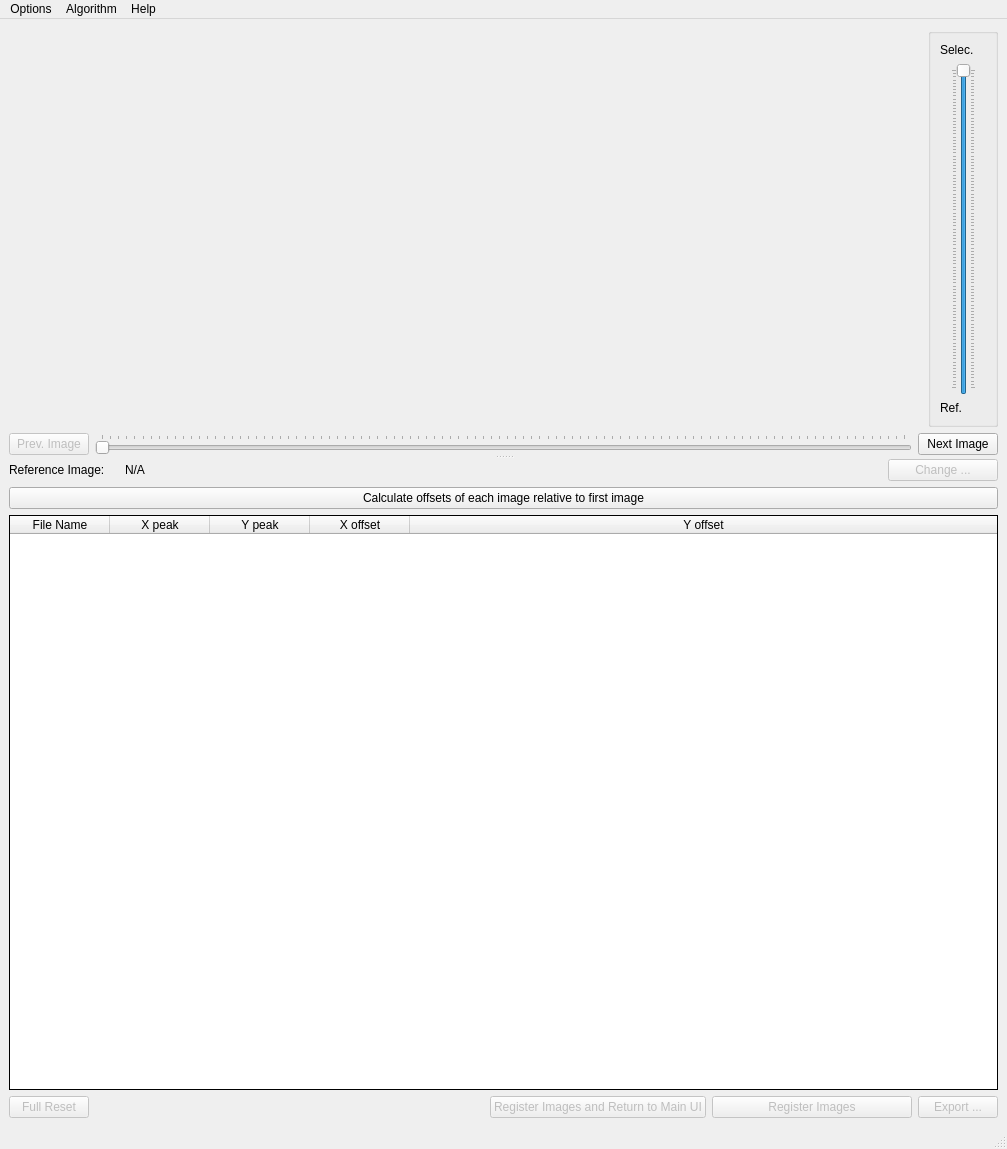
<?xml version="1.0" encoding="UTF-8"?>
<ui version="4.0">
 <class>MainWindow</class>
 <widget class="QMainWindow" name="MainWindow">
  <property name="windowModality">
   <enum>Qt::NonModal</enum>
  </property>
  <property name="geometry">
   <rect>
    <x>0</x>
    <y>0</y>
    <width>1007</width>
    <height>1149</height>
   </rect>
  </property>
  <property name="minimumSize">
   <size>
    <width>0</width>
    <height>300</height>
   </size>
  </property>
  <property name="windowTitle">
   <string>Registration Tool</string>
  </property>
  <property name="layoutDirection">
   <enum>Qt::LeftToRight</enum>
  </property>
  <widget class="QWidget" name="centralwidget">
   <layout class="QVBoxLayout" name="verticalLayout_4">
    <item>
     <widget class="QSplitter" name="splitter_2">
      <property name="orientation">
       <enum>Qt::Vertical</enum>
      </property>
      <widget class="QWidget" name="layoutWidget">
       <layout class="QVBoxLayout" name="verticalLayout_2">
        <item>
         <layout class="QHBoxLayout" name="horizontalLayout_2">
          <item>
           <widget class="QWidget" name="pyqtgraph_widget" native="true">
            <property name="sizePolicy">
             <sizepolicy hsizetype="Expanding" vsizetype="Expanding">
              <horstretch>0</horstretch>
              <verstretch>0</verstretch>
             </sizepolicy>
            </property>
           </widget>
          </item>
          <item>
           <widget class="QGroupBox" name="selection_reference_opacity_groupBox">
            <property name="minimumSize">
             <size>
              <width>70</width>
              <height>0</height>
             </size>
            </property>
            <property name="maximumSize">
             <size>
              <width>60</width>
              <height>16777215</height>
             </size>
            </property>
            <property name="layoutDirection">
             <enum>Qt::LeftToRight</enum>
            </property>
            <property name="title">
             <string/>
            </property>
            <property name="alignment">
             <set>Qt::AlignCenter</set>
            </property>
            <layout class="QVBoxLayout" name="verticalLayout">
             <property name="rightMargin">
              <number>19</number>
             </property>
             <item>
              <widget class="QLabel" name="label_2">
               <property name="text">
                <string>Selec.</string>
               </property>
              </widget>
             </item>
             <item>
              <widget class="QSlider" name="opacity_slider">
               <property name="cursor">
                <cursorShape>SizeVerCursor</cursorShape>
               </property>
               <property name="accessibleDescription">
                <string extracomment="Working Image Opacity"/>
               </property>
               <property name="layoutDirection">
                <enum>Qt::RightToLeft</enum>
               </property>
               <property name="maximum">
                <number>100</number>
               </property>
               <property name="value">
                <number>100</number>
               </property>
               <property name="orientation">
                <enum>Qt::Vertical</enum>
               </property>
               <property name="invertedAppearance">
                <bool>false</bool>
               </property>
               <property name="invertedControls">
                <bool>false</bool>
               </property>
               <property name="tickPosition">
                <enum>QSlider::TicksBothSides</enum>
               </property>
              </widget>
             </item>
             <item>
              <widget class="QLabel" name="label_3">
               <property name="text">
                <string>Ref.</string>
               </property>
              </widget>
             </item>
            </layout>
           </widget>
          </item>
         </layout>
        </item>
        <item>
         <layout class="QHBoxLayout" name="horizontalLayout_3">
          <item>
           <widget class="QPushButton" name="previous_image_button">
            <property name="enabled">
             <bool>false</bool>
            </property>
            <property name="text">
             <string>Prev. Image</string>
            </property>
           </widget>
          </item>
          <item>
           <widget class="QSlider" name="file_slider">
            <property name="layoutDirection">
             <enum>Qt::LeftToRight</enum>
            </property>
            <property name="orientation">
             <enum>Qt::Horizontal</enum>
            </property>
            <property name="tickPosition">
             <enum>QSlider::TicksAbove</enum>
            </property>
           </widget>
          </item>
          <item>
           <widget class="QPushButton" name="next_image_button">
            <property name="text">
             <string>Next Image</string>
            </property>
           </widget>
          </item>
         </layout>
        </item>
       </layout>
      </widget>
      <widget class="QSplitter" name="splitter">
       <property name="orientation">
        <enum>Qt::Vertical</enum>
       </property>
       <widget class="QWidget" name="layoutWidget">
        <layout class="QVBoxLayout" name="verticalLayout_3">
         <item>
          <layout class="QHBoxLayout" name="horizontalLayout_4">
           <item>
            <widget class="QLabel" name="label">
             <property name="maximumSize">
              <size>
               <width>110</width>
               <height>16777215</height>
              </size>
             </property>
             <property name="text">
              <string>Reference Image:</string>
             </property>
            </widget>
           </item>
           <item>
            <widget class="QLabel" name="reference_image_label">
             <property name="text">
              <string>N/A</string>
             </property>
            </widget>
           </item>
           <item>
            <widget class="QPushButton" name="pushButton_3">
             <property name="enabled">
              <bool>false</bool>
             </property>
             <property name="maximumSize">
              <size>
               <width>110</width>
               <height>16777215</height>
              </size>
             </property>
             <property name="text">
              <string>Change ...</string>
             </property>
            </widget>
           </item>
          </layout>
         </item>
         <item>
          <widget class="QPushButton" name="calculate_markers_button">
           <property name="text">
            <string>Calculate offsets of each image relative to first image</string>
           </property>
          </widget>
         </item>
         <item>
          <widget class="QTableWidget" name="tableWidget">
           <property name="sizePolicy">
            <sizepolicy hsizetype="Expanding" vsizetype="Expanding">
             <horstretch>0</horstretch>
             <verstretch>0</verstretch>
            </sizepolicy>
           </property>
           <property name="minimumSize">
            <size>
             <width>0</width>
             <height>0</height>
            </size>
           </property>
           <property name="maximumSize">
            <size>
             <width>16777215</width>
             <height>16777215</height>
            </size>
           </property>
           <property name="baseSize">
            <size>
             <width>0</width>
             <height>0</height>
            </size>
           </property>
           <property name="contextMenuPolicy">
            <enum>Qt::CustomContextMenu</enum>
           </property>
           <property name="frameShape">
            <enum>QFrame::Box</enum>
           </property>
           <property name="frameShadow">
            <enum>QFrame::Plain</enum>
           </property>
           <property name="defaultDropAction">
            <enum>Qt::IgnoreAction</enum>
           </property>
           <property name="alternatingRowColors">
            <bool>true</bool>
           </property>
           <property name="selectionMode">
            <enum>QAbstractItemView::SingleSelection</enum>
           </property>
           <property name="selectionBehavior">
            <enum>QAbstractItemView::SelectRows</enum>
           </property>
           <property name="gridStyle">
            <enum>Qt::SolidLine</enum>
           </property>
           <attribute name="horizontalHeaderStretchLastSection">
            <bool>true</bool>
           </attribute>
           <column>
            <property name="text">
             <string>File Name</string>
            </property>
           </column>
           <column>
            <property name="text">
             <string>X peak</string>
            </property>
           </column>
           <column>
            <property name="text">
             <string>Y peak</string>
            </property>
           </column>
           <column>
            <property name="text">
             <string>X offset</string>
            </property>
           </column>
           <column>
            <property name="text">
             <string>Y offset</string>
            </property>
           </column>
          </widget>
         </item>
         <item>
          <layout class="QHBoxLayout" name="horizontalLayout">
           <item>
            <widget class="QPushButton" name="full_reset_button">
             <property name="enabled">
              <bool>false</bool>
             </property>
             <property name="text">
              <string>Full Reset</string>
             </property>
            </widget>
           </item>
           <item>
            <spacer name="horizontalSpacer">
             <property name="orientation">
              <enum>Qt::Horizontal</enum>
             </property>
             <property name="sizeHint" stdset="0">
              <size>
               <width>40</width>
               <height>20</height>
              </size>
             </property>
            </spacer>
           </item>
           <item>
            <widget class="QPushButton" name="pushButton">
             <property name="enabled">
              <bool>false</bool>
             </property>
             <property name="text">
              <string>Register Images and Return to Main UI</string>
             </property>
            </widget>
           </item>
           <item>
            <widget class="QPushButton" name="registered_all_images_button">
             <property name="enabled">
              <bool>false</bool>
             </property>
             <property name="minimumSize">
              <size>
               <width>200</width>
               <height>0</height>
              </size>
             </property>
             <property name="text">
              <string>Register Images</string>
             </property>
            </widget>
           </item>
           <item>
            <widget class="QPushButton" name="export_button">
             <property name="enabled">
              <bool>false</bool>
             </property>
             <property name="text">
              <string>Export ...</string>
             </property>
            </widget>
           </item>
          </layout>
         </item>
        </layout>
       </widget>
      </widget>
     </widget>
    </item>
   </layout>
  </widget>
  <widget class="QMenuBar" name="menubar">
   <property name="geometry">
    <rect>
     <x>0</x>
     <y>0</y>
     <width>1007</width>
     <height>24</height>
    </rect>
   </property>
   <property name="defaultUp">
    <bool>false</bool>
   </property>
   <widget class="QMenu" name="menuOptions">
    <property name="title">
     <string>Options</string>
    </property>
    <addaction name="actionSettings_3"/>
   </widget>
   <widget class="QMenu" name="menuHelp">
    <property name="title">
     <string>Help</string>
    </property>
    <addaction name="actionTutorial"/>
   </widget>
   <widget class="QMenu" name="menuAlgorithm">
    <property name="title">
     <string>Algorithm</string>
    </property>
    <addaction name="actionProfile_peak_calculation"/>
    <addaction name="actionProfiles_difference_minimization"/>
   </widget>
   <addaction name="menuOptions"/>
   <addaction name="menuAlgorithm"/>
   <addaction name="menuHelp"/>
  </widget>
  <widget class="QStatusBar" name="statusbar"/>
  <action name="actionExport_Profile">
   <property name="text">
    <string>Profiles ...</string>
   </property>
  </action>
  <action name="actionWater_Intake">
   <property name="text">
    <string>Water Intake ...</string>
   </property>
  </action>
  <action name="actionImportedFilesMetadata">
   <property name="text">
    <string>Imported Files and Metadata ...</string>
   </property>
  </action>
  <action name="actionBy_Time_Stamp">
   <property name="text">
    <string>by Time Stamp</string>
   </property>
  </action>
  <action name="actionBy_File_Name">
   <property name="text">
    <string>by File Name</string>
   </property>
  </action>
  <action name="actionDsc_files">
   <property name="text">
    <string>dsc files ...</string>
   </property>
  </action>
  <action name="actionDsc">
   <property name="text">
    <string>dsc ...</string>
   </property>
  </action>
  <action name="actionWater_Intake_2">
   <property name="text">
    <string>Water Intake ...</string>
   </property>
  </action>
  <action name="actionProfiles">
   <property name="text">
    <string>Profiles ...</string>
   </property>
  </action>
  <action name="actionExport_Images">
   <property name="text">
    <string>Export Images ...</string>
   </property>
  </action>
  <action name="actionSettings">
   <property name="text">
    <string>Settings ...</string>
   </property>
  </action>
  <action name="actionSettings_2">
   <property name="text">
    <string>Settings ...</string>
   </property>
  </action>
  <action name="actionSettings_3">
   <property name="text">
    <string>Settings ...</string>
   </property>
  </action>
  <action name="actionTutorial">
   <property name="text">
    <string>Tutorial ...</string>
   </property>
  </action>
  <action name="actionProfile_peak_calculation">
   <property name="checkable">
    <bool>true</bool>
   </property>
   <property name="checked">
    <bool>true</bool>
   </property>
   <property name="text">
    <string>Profile peak calculation</string>
   </property>
  </action>
  <action name="actionProfiles_difference_minimization">
   <property name="checkable">
    <bool>true</bool>
   </property>
   <property name="text">
    <string>Profiles difference minimization</string>
   </property>
  </action>
 </widget>
 <resources/>
 <connections>
  <connection>
   <sender>file_slider</sender>
   <signal>sliderMoved(int)</signal>
   <receiver>MainWindow</receiver>
   <slot>slider_file_changed()</slot>
   <hints>
    <hint type="sourcelabel">
     <x>874</x>
     <y>462</y>
    </hint>
    <hint type="destinationlabel">
     <x>8</x>
     <y>483</y>
    </hint>
   </hints>
  </connection>
  <connection>
   <sender>file_slider</sender>
   <signal>valueChanged(int)</signal>
   <receiver>MainWindow</receiver>
   <slot>slider_file_changed()</slot>
   <hints>
    <hint type="sourcelabel">
     <x>874</x>
     <y>462</y>
    </hint>
    <hint type="destinationlabel">
     <x>5</x>
     <y>566</y>
    </hint>
   </hints>
  </connection>
  <connection>
   <sender>next_image_button</sender>
   <signal>clicked()</signal>
   <receiver>MainWindow</receiver>
   <slot>next_image_button_clicked()</slot>
   <hints>
    <hint type="sourcelabel">
     <x>993</x>
     <y>460</y>
    </hint>
    <hint type="destinationlabel">
     <x>1000</x>
     <y>418</y>
    </hint>
   </hints>
  </connection>
  <connection>
   <sender>previous_image_button</sender>
   <signal>clicked()</signal>
   <receiver>MainWindow</receiver>
   <slot>previous_image_button_clicked()</slot>
   <hints>
    <hint type="sourcelabel">
     <x>124</x>
     <y>460</y>
    </hint>
    <hint type="destinationlabel">
     <x>5</x>
     <y>297</y>
    </hint>
   </hints>
  </connection>
  <connection>
   <sender>opacity_slider</sender>
   <signal>sliderMoved(int)</signal>
   <receiver>MainWindow</receiver>
   <slot>opacity_slider_moved()</slot>
   <hints>
    <hint type="sourcelabel">
     <x>953</x>
     <y>253</y>
    </hint>
    <hint type="destinationlabel">
     <x>998</x>
     <y>316</y>
    </hint>
   </hints>
  </connection>
  <connection>
   <sender>export_button</sender>
   <signal>clicked()</signal>
   <receiver>MainWindow</receiver>
   <slot>export_button_clicked()</slot>
   <hints>
    <hint type="sourcelabel">
     <x>929</x>
     <y>1103</y>
    </hint>
    <hint type="destinationlabel">
     <x>866</x>
     <y>1121</y>
    </hint>
   </hints>
  </connection>
  <connection>
   <sender>calculate_markers_button</sender>
   <signal>clicked()</signal>
   <receiver>MainWindow</receiver>
   <slot>calculate_markers_button_clicked()</slot>
   <hints>
    <hint type="sourcelabel">
     <x>496</x>
     <y>545</y>
    </hint>
    <hint type="destinationlabel">
     <x>9</x>
     <y>668</y>
    </hint>
   </hints>
  </connection>
  <connection>
   <sender>tableWidget</sender>
   <signal>itemSelectionChanged()</signal>
   <receiver>MainWindow</receiver>
   <slot>table_row_clicked()</slot>
   <hints>
    <hint type="sourcelabel">
     <x>704</x>
     <y>800</y>
    </hint>
    <hint type="destinationlabel">
     <x>1001</x>
     <y>879</y>
    </hint>
   </hints>
  </connection>
  <connection>
   <sender>actionSettings_3</sender>
   <signal>triggered()</signal>
   <receiver>MainWindow</receiver>
   <slot>settings_clicked()</slot>
   <hints>
    <hint type="sourcelabel">
     <x>-1</x>
     <y>-1</y>
    </hint>
    <hint type="destinationlabel">
     <x>503</x>
     <y>574</y>
    </hint>
   </hints>
  </connection>
  <connection>
   <sender>registered_all_images_button</sender>
   <signal>clicked()</signal>
   <receiver>MainWindow</receiver>
   <slot>registered_all_images_button_clicked()</slot>
   <hints>
    <hint type="sourcelabel">
     <x>889</x>
     <y>1108</y>
    </hint>
    <hint type="destinationlabel">
     <x>582</x>
     <y>1124</y>
    </hint>
   </hints>
  </connection>
  <connection>
   <sender>full_reset_button</sender>
   <signal>clicked()</signal>
   <receiver>MainWindow</receiver>
   <slot>full_reset()</slot>
   <hints>
    <hint type="sourcelabel">
     <x>119</x>
     <y>1108</y>
    </hint>
    <hint type="destinationlabel">
     <x>322</x>
     <y>1122</y>
    </hint>
   </hints>
  </connection>
  <connection>
   <sender>actionTutorial</sender>
   <signal>triggered()</signal>
   <receiver>MainWindow</receiver>
   <slot>help_button_clicked()</slot>
   <hints>
    <hint type="sourcelabel">
     <x>-1</x>
     <y>-1</y>
    </hint>
    <hint type="destinationlabel">
     <x>503</x>
     <y>574</y>
    </hint>
   </hints>
  </connection>
  <connection>
   <sender>pushButton</sender>
   <signal>clicked()</signal>
   <receiver>MainWindow</receiver>
   <slot>registered_all_images_and_return_to_main_ui_button_clicked()</slot>
   <hints>
    <hint type="sourcelabel">
     <x>687</x>
     <y>1108</y>
    </hint>
    <hint type="destinationlabel">
     <x>218</x>
     <y>1126</y>
    </hint>
   </hints>
  </connection>
  <connection>
   <sender>actionProfile_peak_calculation</sender>
   <signal>triggered()</signal>
   <receiver>MainWindow</receiver>
   <slot>profile_peak_calculation_clicked()</slot>
   <hints>
    <hint type="sourcelabel">
     <x>-1</x>
     <y>-1</y>
    </hint>
    <hint type="destinationlabel">
     <x>503</x>
     <y>574</y>
    </hint>
   </hints>
  </connection>
  <connection>
   <sender>actionProfiles_difference_minimization</sender>
   <signal>triggered()</signal>
   <receiver>MainWindow</receiver>
   <slot>profiles_difference_minimization_clicked()</slot>
   <hints>
    <hint type="sourcelabel">
     <x>-1</x>
     <y>-1</y>
    </hint>
    <hint type="destinationlabel">
     <x>503</x>
     <y>574</y>
    </hint>
   </hints>
  </connection>
 </connections>
 <slots>
  <slot>previous_image_button_clicked()</slot>
  <slot>opacity_slider_moved()</slot>
  <slot>cancel_button_clicked()</slot>
  <slot>calculate_markers_button_clicked()</slot>
  <slot>table_row_clicked()</slot>
  <slot>settings_clicked()</slot>
  <slot>registered_all_images_button_clicked()</slot>
  <slot>full_reset()</slot>
  <slot>export_button_clicked()</slot>
  <slot>help_button_clicked()</slot>
  <slot>registered_all_images_and_return_to_main_ui_button_clicked()</slot>
  <slot>table_right_click()</slot>
  <slot>profile_peak_calculation_clicked()</slot>
  <slot>profiles_difference_minimization_clicked()</slot>
 </slots>
</ui>
